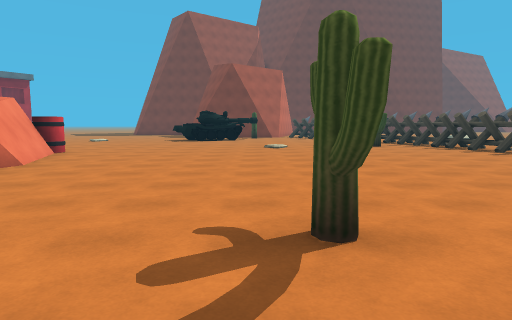
view 1 (above)

24 first-person views from a walk through a Unity game level. The camera is 1.5 m above the floor, tilts 6° down and sees 75° across. The floor is counted in squares, 2 m on a side. Each view is taken from the middle of a square. On the plan, view 1 faces up. The plan holds only what a view shows up to about 11 squares ahead; the rest is blank. The place goes on beyond the plan. The player is left out. Some animated figures are not drawn.

view 2
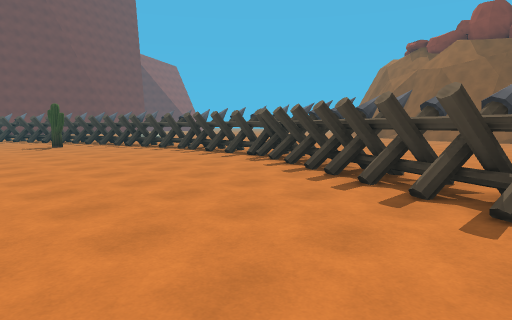

view 3
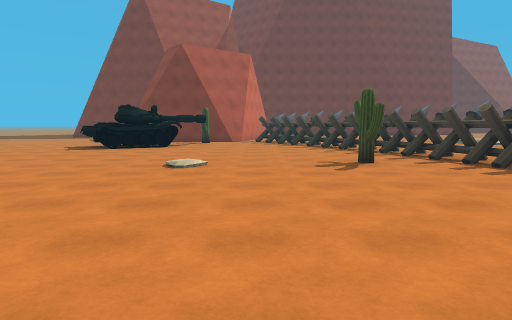

view 4
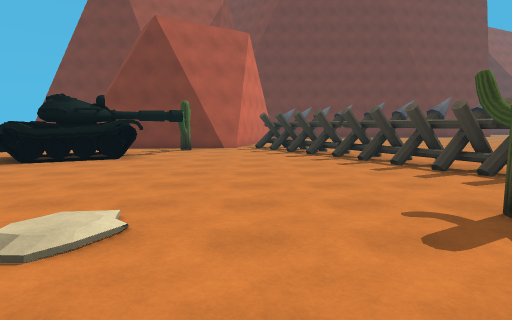

view 5
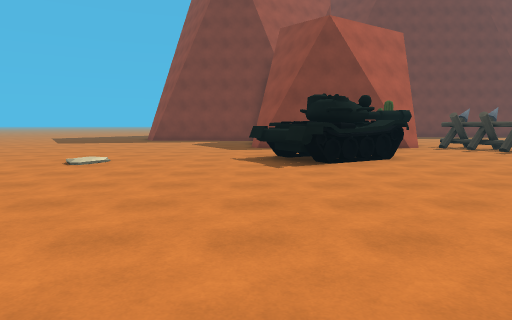

view 6
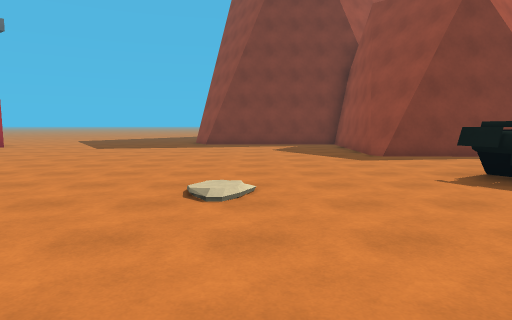

view 7
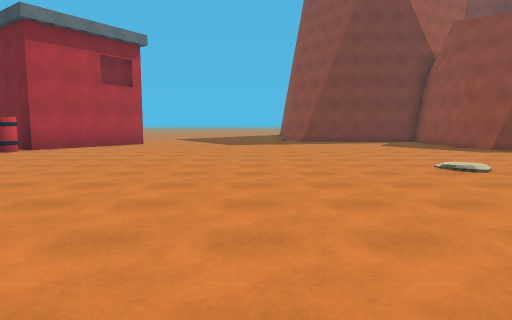

view 8
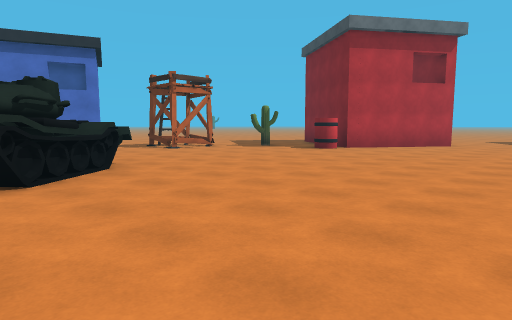

view 9
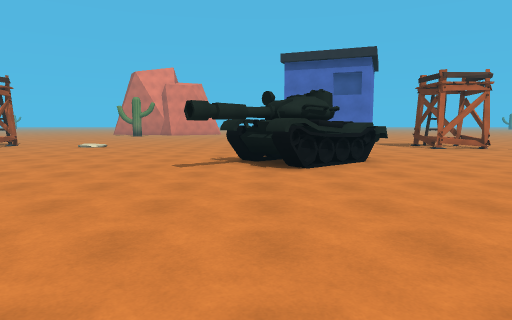

view 10
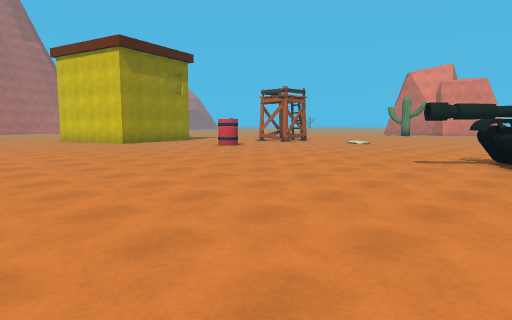

view 11
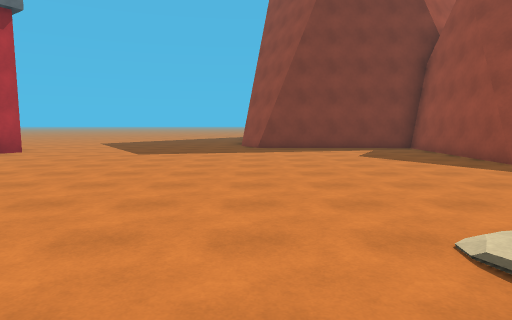

view 12
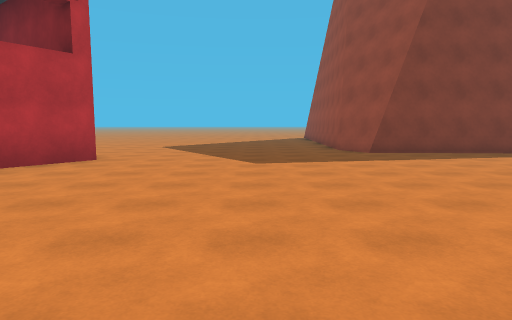

view 13
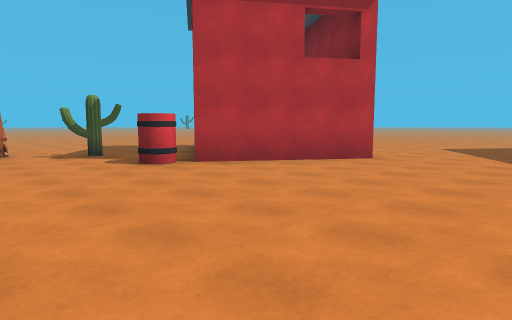

view 14
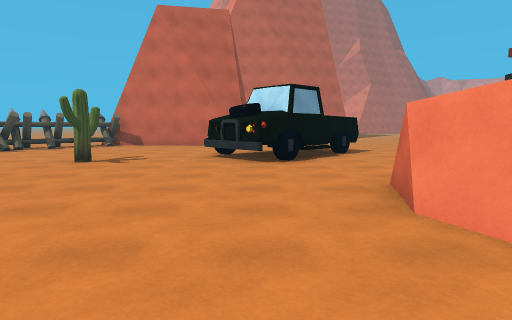

view 15
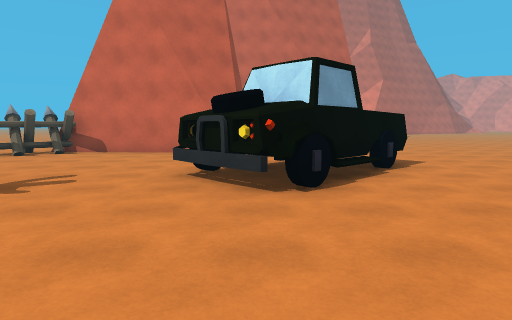

view 16
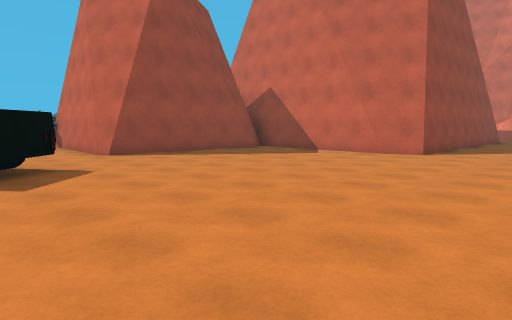

view 17
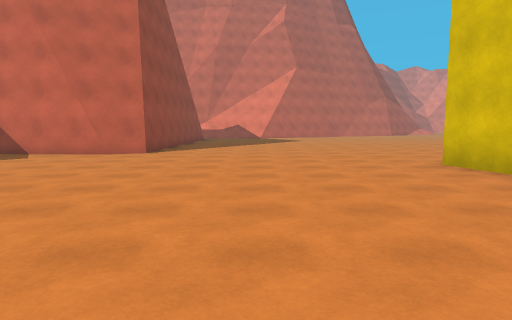

view 18
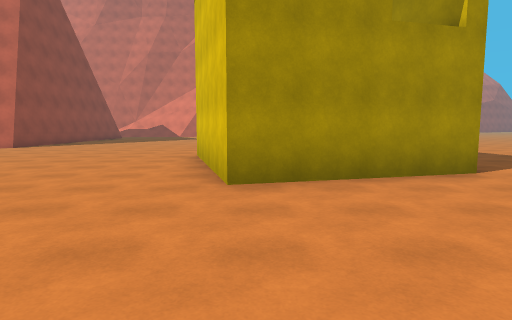

view 19
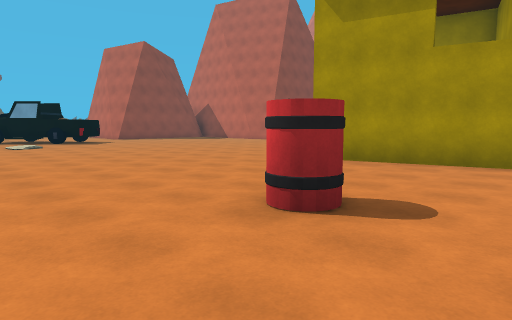

view 20
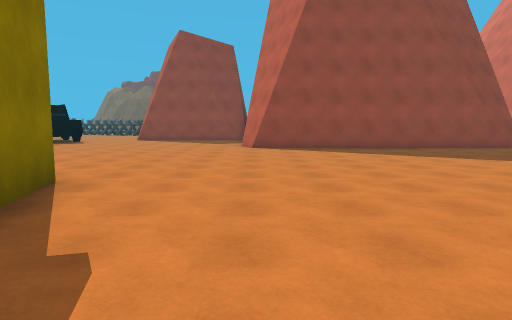

view 21
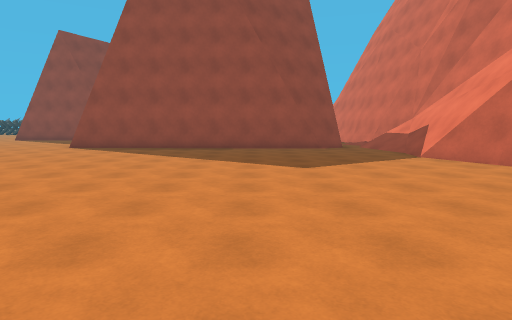

view 22
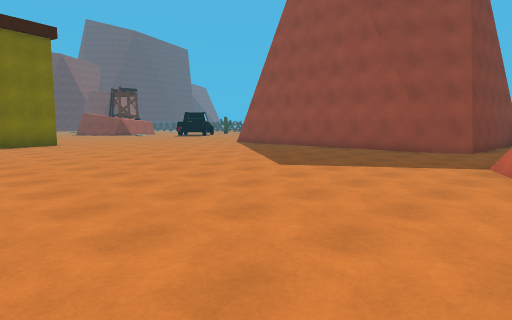

view 23
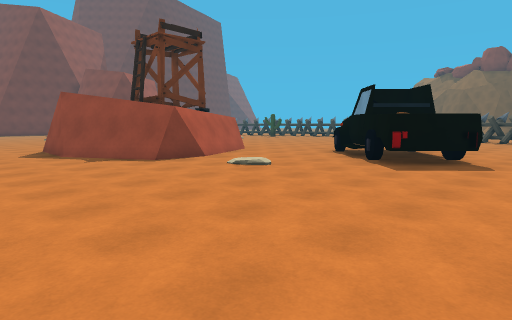

view 24
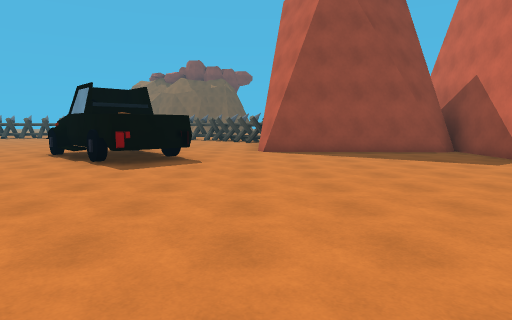

### Floor plan
Key: @ floor where view 1 was taken; # wall or solid block; . main floor; : floor 1.75 m higher than the main floor; / step, stairs or slope; ^ raised ledge; C cactus; B barrel; H house; O other object.
Columns run from 20 left of view 1 to 7 right of it. Each row starts with its distance up from view 1.
 25  HH .......######
 24   HH............#
 23     H...........#
 22 H  H............#
 21 .HHH............#
 20 ..B.............######.O
 19 C.B.................C..OO.
 18 ..................#.#...O.
 17 ................####....OO.
 16 ................###......O.
 15 .........................OO.
 14 ..........................O.
 13 ..........................O.
 12  ^#......... ...........C.OO
 11   ##.......   ..........C..O
 10  .##.......   .............O
  9 ....#......   B............O
  8 ...........#  #............O
  7 ...........#  ##............
  6 ...........#   #...........O
  5 ...........#####...........O
  4 ............##.............O
  3 ..........................O.
  2 ................O#...C....OO
  1 ..B.............###......OO
  0 ...............O# O.@....O.
 -1  ..............#O.......OO
 -2  .......................O
 -3 .HHHH.................OO.
 -4 .H   H............#### ..
 -5  H   H............#
 -6   H HH............#
 -7   HH..............#
 -8   ................#
 -9  ...........#######
-10   ..........#
-11    .........#
-12    .........#
-13    .........#
-14   ..........#
-15  ...........#
-16   ..........#
-17   ..........###
-18   ........../.###
-19   ....../////
-20   .....#####:#

Positions as (right, up) in squares from view 1, and headings:
1: (0, 0), facing up
2: (1, -1), facing up-right
3: (2, 5), facing up
4: (2, 9), facing up
5: (-4, 9), facing up
6: (-7, 12), facing up
7: (-11, 10), facing up
8: (-12, 10), facing up-left
9: (-11, 10), facing left
10: (-10, 11), facing down-left
11: (-9, 14), facing up
12: (-12, 16), facing up
13: (-12, 16), facing up-left
14: (-3, 9), facing down
15: (-3, 6), facing down
16: (-11, 0), facing down-right
17: (-11, 0), facing down
18: (-16, 2), facing down
19: (-20, 4), facing down-right
20: (-19, -9), facing right
21: (-19, -15), facing right
22: (-18, -20), facing up-right
23: (-12, -3), facing up-right
24: (-12, -3), facing right
